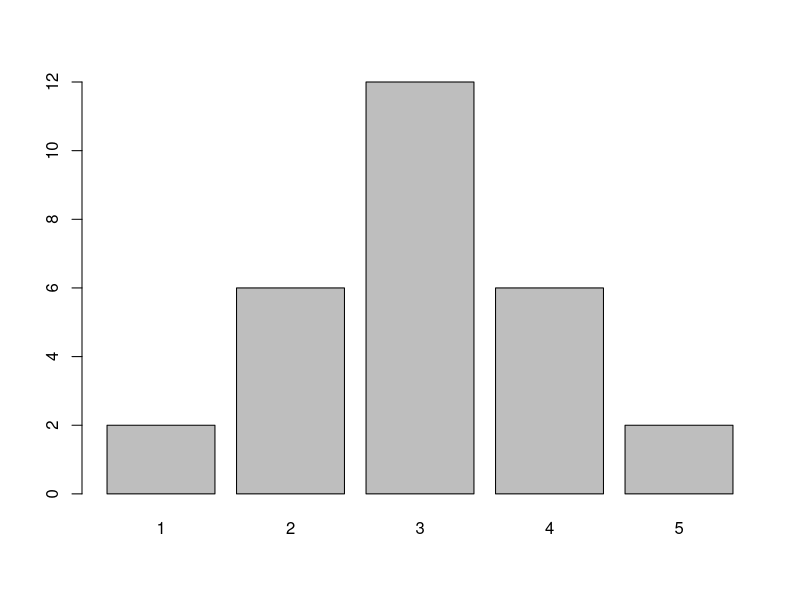
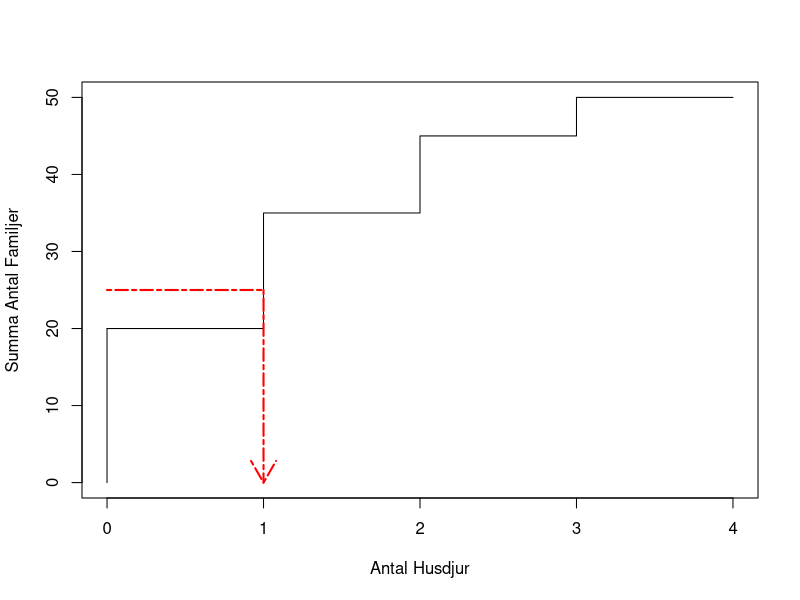
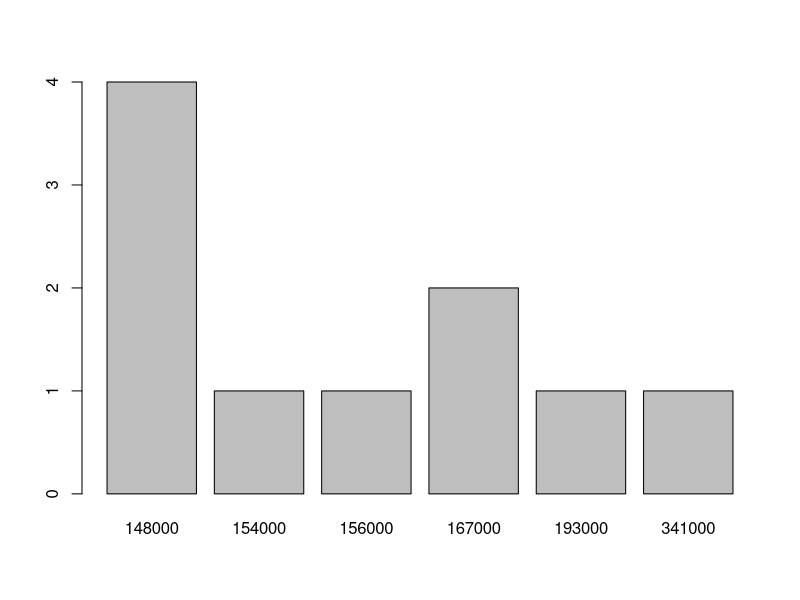
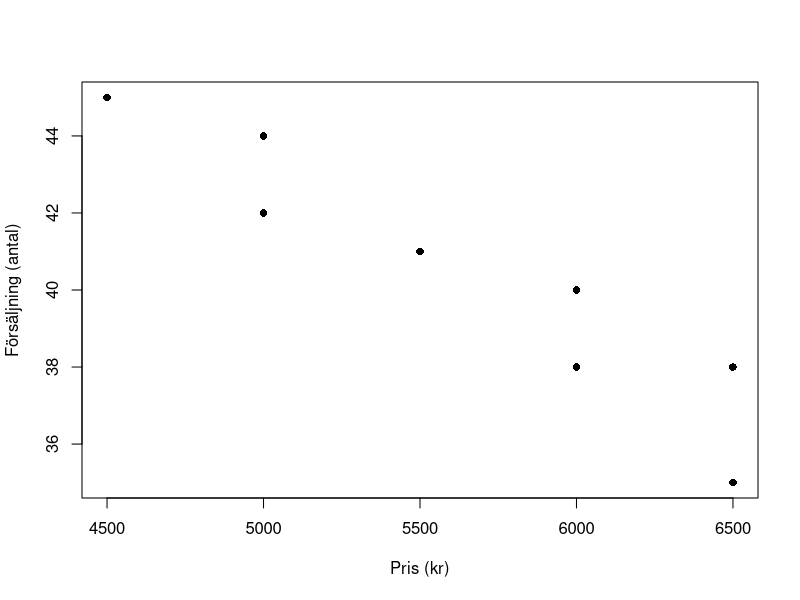
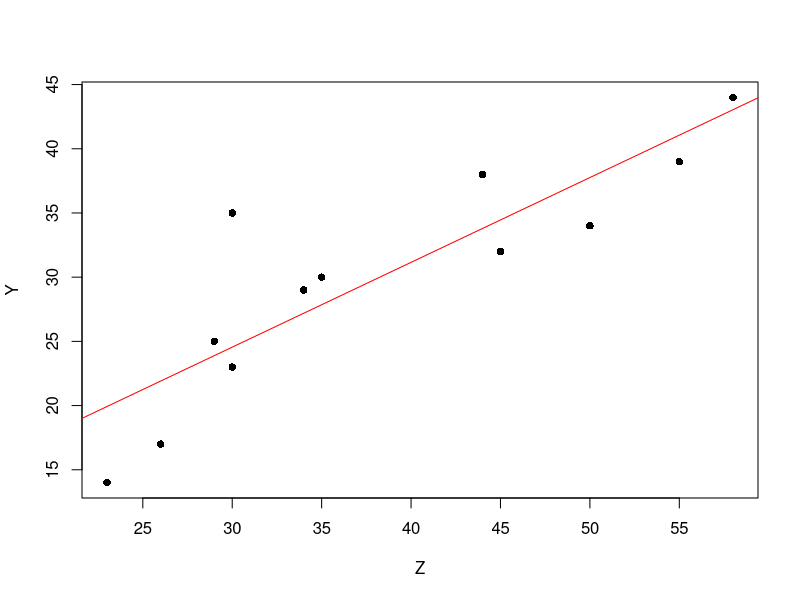
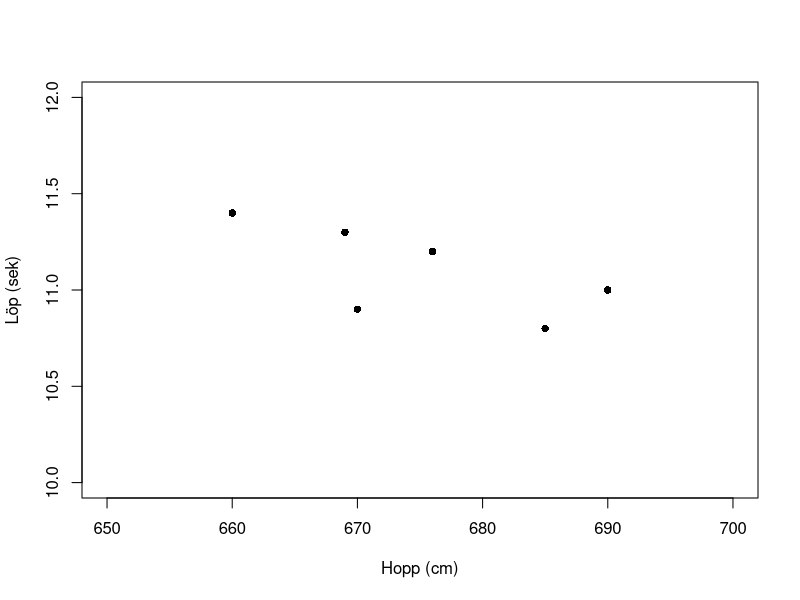
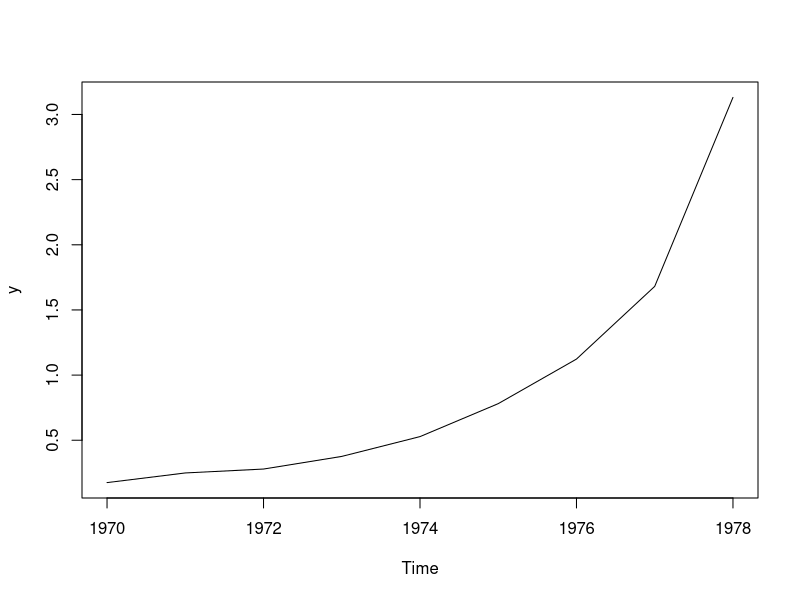

R code for these plots, in order:
## ---- chunk 1
betyg <- c(1, 4, 4, 3, 2, 3, 3, 3, 5,
           2, 3, 3, 3, 2, 4, 4, 3, 1,
           2, 5, 3, 3, 4, 2, 3, 4, 2, 3)
## ---- chunk 2
mean(betyg)
median(betyg)
## ---- chunk 3
table(betyg)
## ---- chunk 4
x <- table(betyg)
barplot(x)
## ---- chunk 5
husdjur <- c(rep(0,20), rep(1,15), rep(2,10), rep(3,5))
mean(husdjur)
median(husdjur)
## ---- chunk 6
x <- table(husdjur)
plot(cumsum(x),                      # cumsum för cumulative sum
     type = "S",                     # "S" för "steps"
     xlim = c(0,4),                  # Undre och övre gräns för x
     ylim = c(0,50),                 # Undre och övre gräns för y
     xlab = "Antal Husdjur" ,        # Text på x-axeln
     ylab = "Summa Antal Familjer")  # Text på y-axeln

segments(x0 = 0, y0 = 0, x1 = 0, y1 = 20)
segments(x0 = 0, y0 = 20, x1 = 1, y1 = 20)
segments(x0 = 0, y0 = 25,x1 = 1, y1 = 25,col = "red",lwd=2,lty = 6)
arrows(x0 = 1,y0 = 25,x1 = 1,y1 = 0, col = "red",lwd=2, lty = 6)
## ---- chunk 7
löner <- c(341000, 193000, 167000, 167000, 156000,
           154000, 148000, 148000, 148000, 148000)

mean(löner)
median(löner)
table(löner)

barplot(table(löner)) # Sned fördelning -> använd median
## ---- chunk 8
ofall <- c(rep(0,21),rep(1,18),rep(3,7),rep(3,3),rep(4,1))
ofall <- table(ofall)
knitr::kable(ofall, booktabs=T, col.names = c("Antal Olycksfall per dag", "Frekvens"))
## ---- chunk 9
tabell <- c(rep(0,21),rep(1,18),rep(2,7),rep(3,3),rep(4,1))
mean(tabell)
var(tabell)
## ---- chunk 10
df <- as.data.frame(cbind(c(0,1,2,3,4),c(21,18,7,3,1)))
colnames(df) <- c("olycksfall", "frekvens")
df
## ---- chunk 11
n <- sum(df$frekvens)
f = df$frekvens
x = df$olycksfall

medelvärde = sum(f*x)/n
varians = (sum(f*x^2) - sum((f*x))^2/n)  / (n-1)

medelvärde
varians
## ---- chunk 12
x <- as.data.frame(cbind(c(5500,6000,6500,6000,5000,6500,4500,5000),
                         c(41,38,35,40,44,38,45,42)))
colnames(x) <- c("Pris","Försäljning")
## ---- chunk 13
head(x)
## ---- chunk 14
cor(x)
## ---- chunk 15
plot(x, type= "p" ,
     xlab = "Pris (kr)",
     ylab = "Försäljning (antal)",
     pch=16)  # För at få prickarna ifyllda
## ---- chunk 16
dat <- cbind.data.frame(1:12,
                           c(3,4,6,2,5,6,5,4,7,6,5,4),
                           c(14,23,25,17,30,44,35,34,39,32,38,29),
                           c(23,30,29,26,35,58,30,50,55,45,44,34))

colnames(dat) <- c("person","X","Y","Z")

Z <- dat$Z
Y <- dat$Y

## ---- chunk 17
head(dat)
## ---- chunk 18
cor(dat)
## ---- chunk 19
lm(Y ~ Z, dat)
## ---- chunk 20
plot(Z, Y, pch=16)
abline(lm(Y ~ Z, dat), col="red")
## ---- chunk 21
res <- cbind.data.frame(c("A","B","C","D","E","F"),
                           c(11.2, 11.4, 10.8, 10.9, 11.0 , 11.3),
                           c(676, 660, 685, 670, 690, 669))

colnames(res) <- c("pers","löp","hopp")
## ---- chunk 22
cor(res$löp,res$hopp)

summary(res$löp)
summary(res$hopp)

y <- res$löp
x <- res$hopp

plot(x,y,
     xlim = c(650,700),
     ylim = c(10,12),
     pch = 16,
     ylab = "Löp (sek)",
     xlab = "Hopp (cm)")
## ---- chunk 23
y <-c(0.175, 0.249, 0.279, 0.376, 0.528, 0.781, 1.123, 1.681, 3.131)
t <- 1970:1978 - 1974

lm(y~t)
## ---- chunk 24
y <-c(0.175, 0.249, 0.279, 0.376, 0.528, 0.781, 1.123, 1.681, 3.131)

y <- ts(y,
        start = 1970,
        end = 1978,
        frequency = 1)

plot.ts(y)
## ---- chunk 25
y_prime = log(y,base = 10)
lm(y_prime~t)
## ---- chunk 26
m <- lm(y_prime~t)
10^m$coefficients
